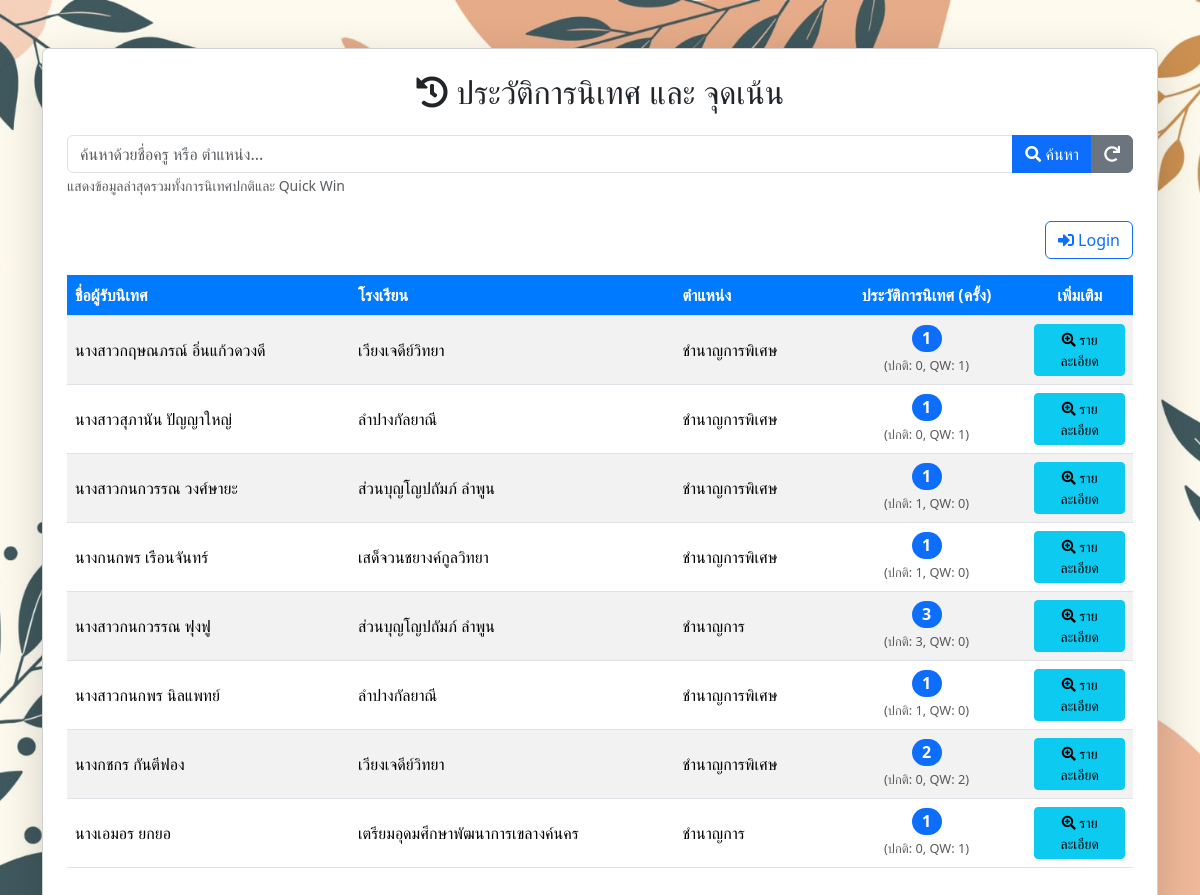
The page /history.php on the database its author committed.
### tables this page shows
CREATE TABLE `teacher` (
  `t_pid` varchar(13) NOT NULL,
  `school_id` int DEFAULT NULL,
  `prefix_id` varchar(3) DEFAULT NULL,
  `PrefixName` varchar(100) DEFAULT NULL,
  `fname` varchar(100) DEFAULT NULL,
  `lname` varchar(100) DEFAULT NULL,
  `adm_rank_id` int DEFAULT NULL,
  `adm_name` varchar(100) DEFAULT NULL,
  `learning_group_id` int DEFAULT NULL,
  `learning_group` varchar(255) DEFAULT NULL,
  `major_subject` varchar(255) DEFAULT NULL
);

CREATE TABLE `school` (
  `school_id` int DEFAULT NULL,
  `SchoolName` varchar(255) DEFAULT NULL,
  `SchoolGroup` int DEFAULT NULL
);

### history.php (the view, shortened to what this page needs)
<?php
require_once 'config/db_connect.php';
$search_name = isset($_GET['search_name']) ? trim($_GET['search_name']) : '';
$results = [];
$sql = "SELECT
            t.t_pid AS teacher_t_pid,
            CONCAT(IFNULL(t.PrefixName,''), t.fname, ' ', t.lname) AS teacher_full_name,
            t.adm_name AS teacher_position,
            s_school.SchoolName AS t_school,
            -- นับจำนวนการนิเทศปกติ
            (SELECT COUNT(*) FROM supervision_sessions WHERE teacher_t_pid = t.t_pid) AS count_normal,
            -- นับจำนวน Quick Win
            (SELECT COUNT(*) FROM quick_win WHERE t_id = t.t_pid) AS count_quickwin,
            -- หาวันที่ล่าสุด (เปรียบเทียบระหว่าง ปกติ กับ Quick Win)
            GREATEST(
                IFNULL((SELECT MAX(supervision_date) FROM supervision_sessions WHERE teacher_t_pid = t.t_pid), '0000-00-00'),
                IFNULL((SELECT MAX(supervision_date) FROM quick_win WHERE t_id = t.t_pid), '0000-00-00')
            ) AS latest_date
        FROM teacher t
        LEFT JOIN school s_school ON t.school_id = s_school.school_id
        WHERE
            -- เงื่อนไข: ต้องมีประวัติอย่างใดอย่างหนึ่ง
            (
                t.t_pid IN (SELECT teacher_t_pid FROM supervision_sessions)
                OR
                t.t_pid IN (SELECT t_id FROM quick_win)
            )
        ";
$sql .= " ORDER BY latest_date DESC";
if (empty($search_name)) {
    $sql .= " LIMIT 10";
}
$stmt = $conn->prepare($sql);
$stmt->execute();
$result = $stmt->get_result();
if ($result->num_rows > 0) {
    while ($row = $result->fetch_assoc()) {
        $results[] = $row;
    }
}
?>
<!DOCTYPE html>
<html lang="th">
<head>
    <link href="https://cdn.jsdelivr.net/npm/bootstrap@5.3.3/dist/css/bootstrap.min.css" rel="stylesheet">
    <link rel="stylesheet" href="https://cdnjs.cloudflare.com/ajax/libs/font-awesome/5.15.4/css/all.min.css">
    <link rel="stylesheet" href="css/styles.css">
</head>
<body>
    <div class="container mt-5">
        <div class="card shadow-lg p-4">
            <h2 class="card-title text-center mb-4">
                <i class="fas fa-history"></i> ประวัติการนิเทศ และ จุดเน้น
            </h2>
            <form method="GET" action="history.php" class="mb-4">
                <div class="input-group">
                    <input type="text" class="form-control" placeholder="ค้นหาด้วยชื่อครู หรือ ตำแหน่ง..." name="search_name" value="<?php echo htmlspecialchars($search_name); ?>">
                    <button class="btn btn-primary" type="submit"><i class="fas fa-search"></i> ค้นหา</button>
                    <a href="history.php" class="btn btn-secondary" title="แสดงรายการทั้งหมด">
                        <i class="fas fa-redo"></i>
                    </a>
                </div>
                <small class="form-text text-muted">แสดงข้อมูลล่าสุดรวมทั้งการนิเทศปกติและ Quick Win</small>
            </form>
            <?php if (isset($_SESSION['is_logged_in']) && $_SESSION['is_logged_in'] === true): ?>
                <div class="d-flex justify-content-end align-items-center mb-3 gap-2">
                    <a href="supervision_start.php" class="btn btn-success">
                        <i class="fas fa-plus-circle"></i> บันทึกการนิเทศ
                    </a>
                    <a href="graphs/satisfaction_dashboard.php" class="btn btn-info">
                        <i class="fas fa-chart-pie"></i> Dashboard
                    </a>
                    <a href="logout.php" class="btn btn-danger">
                        <i class="fas fa-sign-out-alt"></i> ออกจากระบบ
                    </a>
                </div>
            <?php else: ?>
                <div class="d-flex justify-content-end align-items-center mb-3">
                    <a href="login.php" class="btn btn-outline-primary">
                        <i class="fas fa-sign-in-alt"></i> Login
                    </a>
                </div>
            <?php endif; ?>
            <div class="table-responsive">
                <table class="table table-striped table-hover table-custom align-middle">
                    <thead>
                        <tr>
                            <th scope="col">ชื่อผู้รับนิเทศ</th>
                            <th scope="col">โรงเรียน</th>
                            <th scope="col">ตำแหน่ง</th>
                            <th scope="col" class="text-center">ประวัติการนิเทศ (ครั้ง)</th>
                            <th scope="col" class="text-center" style="width: 10%;">เพิ่มเติม</th>
                        </tr>
                    </thead>
                    <tbody>
                        <?php if (empty($results)) : ?>
                            <tr>
                                <td colspan="6" class="text-center text-danger fw-bold">
                                    <?php echo !empty($search_name) ? "ไม่พบข้อมูลที่ตรงกับการค้นหา: \"" . htmlspecialchars($search_name) . "\"" : "ไม่พบประวัติการนิเทศในระบบ"; ?>
                                </td>
                            </tr>
                        <?php else : ?>
                            <?php foreach ($results as $row) :
                                $total_count = $row['count_normal'] + $row['count_quickwin'];
                            ?>
                                <tr>
                                    <td><?php echo htmlspecialchars($row['teacher_full_name']); ?></td>
                                    <td><?php echo htmlspecialchars($row['t_school']); ?></td>
                                    <td><?php echo htmlspecialchars($row['teacher_position']); ?></td>
                                    <td class="text-center">
                                        <span class="badge bg-primary rounded-pill fs-6"><?php echo $total_count; ?></span>
                                        <br>
                                        <small class="text-muted" style="font-size: 0.8rem;">
                                            (ปกติ: <?php echo $row['count_normal']; ?>, QW: <?php echo $row['count_quickwin']; ?>)
                                        </small>
                                    </td>
                                    <td class="text-center">
                                        <form action="session_details.php" method="POST" style="display: inline;">
                                            <button type="submit" class="btn btn-sm btn-info" title="ดูรายละเอียดประวัติทั้งหมด">
                                                <i class="fas fa-search-plus"></i> รายละเอียด
                                            </button>
                                        </form>
                                    </td>
                                </tr>
                            <?php endforeach; ?>
                        <?php endif; ?>
                    </tbody>
                </table>
            </div>
        </div>
    </div>
</body>
</html>

### css/styles.css (style rules this page uses)
body { background-image: url('../images/bg001.jpg'); background-size: cover; background-repeat: no-repeat; background-position: center center; background-attachment: fixed; background-color: #f8f9fa; }

### history.php (style rules this page uses)
.table-custom th { background-color: #007bff; color: white; vertical-align: middle; }
.table-custom td { vertical-align: middle; }

### rows shown on the page
teacher: teacher_full_name "นางสาวกฤษณภรณ์ อิ่นแก้วดวงดี", school.SchoolName "เวียงเจดีย์วิทยา", adm_name "ชำนาญการพิเศษ", total_count "1", count_normal "0", count_quickwin "1"
teacher: teacher_full_name "นางสาวสุภานัน ปัญญาใหญ่", school.SchoolName "ลำปางกัลยาณี", adm_name "ชำนาญการพิเศษ", total_count "1", count_normal "0", count_quickwin "1"
teacher: teacher_full_name "นางสาวกนกวรรณ วงศ์ษายะ", school.SchoolName "ส่วนบุญโญปถัมภ์ ลำพูน", adm_name "ชำนาญการพิเศษ", total_count "1", count_normal "1", count_quickwin "0"
teacher: teacher_full_name "นางกนกพร เรือนจันทร์", school.SchoolName "เสด็จวนชยางค์กูลวิทยา", adm_name "ชำนาญการพิเศษ", total_count "1", count_normal "1", count_quickwin "0"
teacher: teacher_full_name "นางสาวกนกวรรณ ฟุงฟู", school.SchoolName "ส่วนบุญโญปถัมภ์ ลำพูน", adm_name "ชำนาญการ", total_count "3", count_normal "3", count_quickwin "0"
teacher: teacher_full_name "นางสาวกนกพร นิลแพทย์", school.SchoolName "ลำปางกัลยาณี", adm_name "ชำนาญการพิเศษ", total_count "1", count_normal "1", count_quickwin "0"
teacher: teacher_full_name "นางกชกร กันตีฟอง", school.SchoolName "เวียงเจดีย์วิทยา", adm_name "ชำนาญการพิเศษ", total_count "2", count_normal "0", count_quickwin "2"
teacher: teacher_full_name "นางเอมอร ยกยอ", school.SchoolName "เตรียมอุดมศึกษาพัฒนาการเขลางค์นคร", adm_name "ชำนาญการ", total_count "1", count_normal "0", count_quickwin "1"
